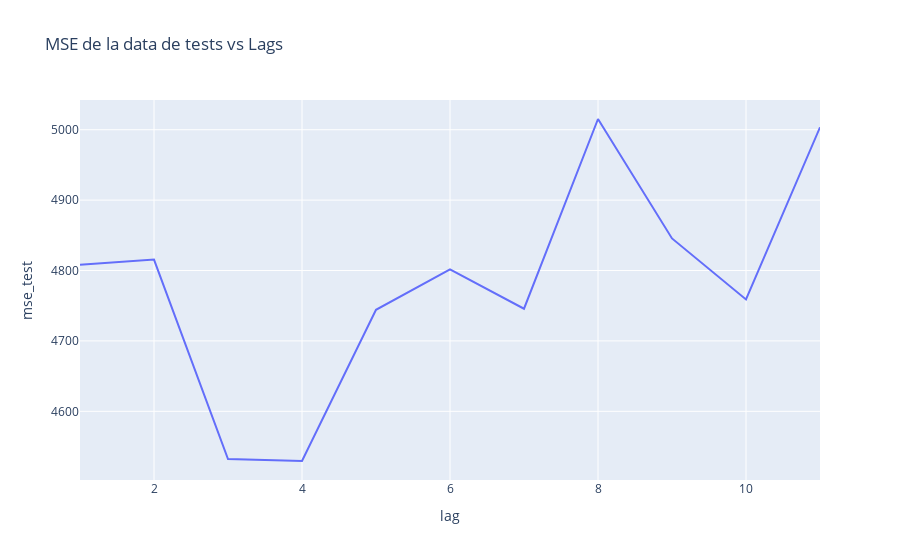

Notebook source saved alongside this figure:
### Code cell
df_pruebas = pd.DataFrame(
    {"lag": list(range(1, 12)), "mse_test": mse_test, "mape_test": mape_test}
)

fig_mse = px.line(
    df_pruebas, x="lag", y="mse_test", title="MSE de la data de tests vs Lags"
)

fig_mse.show()

### Figure 1 — Plotly figure (JSON) as saved in the notebook; plotly's stock layout.template omitted (floating-point values rounded to 4 significant figures)
{"data": [{"hovertemplate": "lag=%{x}<br>mse_test=%{y}<extra></extra>", "legendgroup": "", "line": {"color": "#636efa", "dash": "solid"}, "marker": {"symbol": "circle"}, "mode": "lines", "name": "", "orientation": "v", "showlegend": false, "type": "scatter", "x": [1, 2, 3, 4, 5, 6, 7, 8, 9, 10, 11], "xaxis": "x", "y": [4808.0, 4816.0, 4532.0, 4529.0, 4744.0, 4802.0, 4746.0, 5015.0, 4846.0, 4759.0, 5003.0], "yaxis": "y"}], "layout": {"legend": {"tracegroupgap": 0}, "title": {"text": "MSE de la data de tests vs Lags"}, "xaxis": {"anchor": "y", "domain": [0, 1], "title": {"text": "lag"}}, "yaxis": {"anchor": "x", "domain": [0, 1], "title": {"text": "mse_test"}}}}
